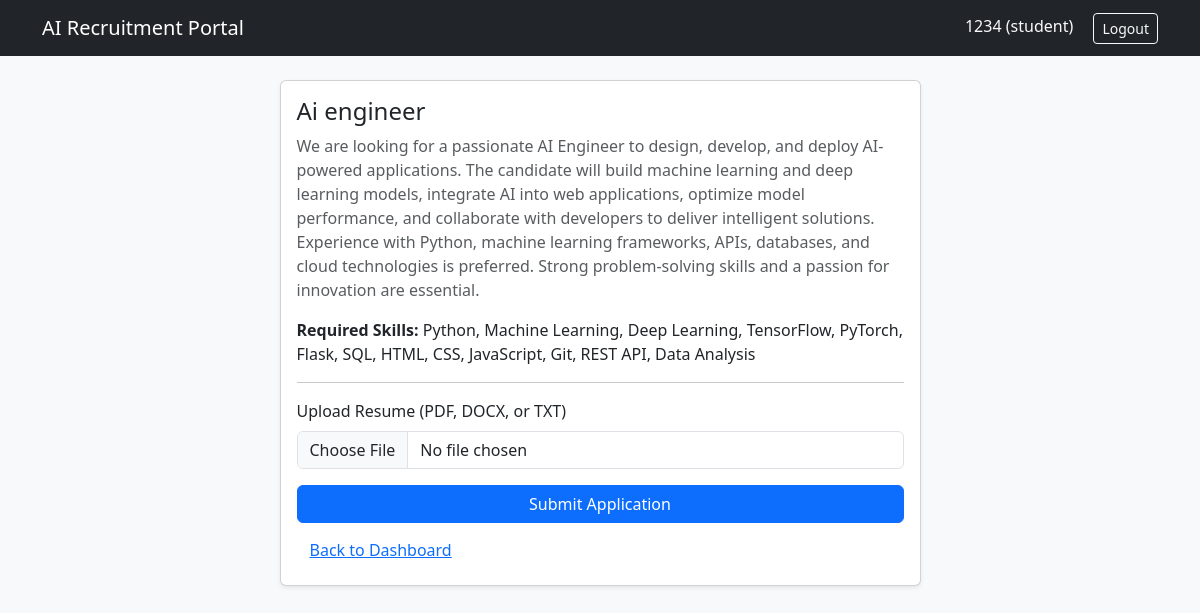
/student/job/1/apply (signed in), run on the app's committed database.
### tables this page shows
CREATE TABLE jobs (
            id INTEGER PRIMARY KEY AUTOINCREMENT,
            company_id INTEGER NOT NULL,
            title TEXT NOT NULL,
            description TEXT NOT NULL,
            required_skills TEXT,
            created_at TIMESTAMP DEFAULT CURRENT_TIMESTAMP,
            FOREIGN KEY (company_id) REFERENCES users(id)
        );

### app.py (the view)
        def wrapper(*args, **kwargs):
            if "user_id" not in session:
                flash("Please log in first.")
                return redirect(url_for("login"))
            if role and session.get("role") != role:
                flash("You don't have access to that page.")
                return redirect(url_for("dashboard"))
            return f(*args, **kwargs)

### app.py (called while the page is built, shortened)
def login_required(role=None):
    def decorator(f):
        def wrapper(*args, **kwargs):
            if "user_id" not in session:
                flash("Please log in first.")
                return redirect(url_for("login"))
            if role and session.get("role") != role:
                flash("You don't have access to that page.")
                return redirect(url_for("dashboard"))
            return f(*args, **kwargs)
        wrapper.__name__ = f.__name__
        return wrapper
    return decorator

@app.route("/student/job/<int:job_id>/apply", methods=["GET", "POST"])
@login_required(role="student")
def apply_job(job_id):
    conn = get_connection()
    job = conn.execute("SELECT * FROM jobs WHERE id = ?", (job_id,)).fetchone()
    if not job:
        conn.close()
        flash("Job not found.")
        return redirect(url_for("student_dashboard"))
    conn.close()
    return render_template("apply_job.html", job=job)

### database.py (called while the page is built)
def get_connection():
    conn = sqlite3.connect(DB_PATH)
    conn.row_factory = sqlite3.Row
    conn.execute("PRAGMA foreign_keys = ON")
    return conn

### templates/apply_job.html (shortened to what this page needs)
{% extends "base.html" %}
{% block content %}
<div class="row justify-content-center">
    <div class="col-md-7">
        <div class="card shadow-sm">
            <div class="card-body">
                <h4 class="card-title">{{ job.title }}</h4>
                <p class="text-muted">{{ job.description }}</p>
                <p><strong>Required Skills:</strong> {{ job.required_skills }}</p>
                <hr>
                <form method="POST" enctype="multipart/form-data">
                    <div class="mb-3">
                        <label class="form-label">Upload Resume (PDF, DOCX, or TXT)</label>
                        <input type="file" name="resume" class="form-control" accept=".pdf,.docx,.txt" required>
                    </div>
                    <button type="submit" class="btn btn-primary w-100">Submit Application</button>
                </form>
                <a href="{{ url_for('student_dashboard') }}" class="btn btn-link mt-2">Back to Dashboard</a>
            </div>
        </div>
    </div>
</div>
{% endblock %}

### data on the page
jobs: title "Ai engineer", description "We are looking for a passionate AI Engineer to design, develop, and deploy AI-powered applications. The candidate will build machine learning and deep learning models, integrate AI into web applications, optimize model performance, and collaborate with developers to deliver intelligent solutions. Experience with Python, machine learning frameworks, APIs, databases, and cloud technologies is preferred. Strong problem-solving skills and a passion for innovation are essential.", required_skills "Python, Machine Learning, Deep Learning, TensorFlow, PyTorch, Flask, SQL, HTML, CSS, JavaScript, Git, REST API, Data Analysis"

### other printed values
{{ session.get('full_name') }} "1234"
{{ session.get('role') }} "student"
